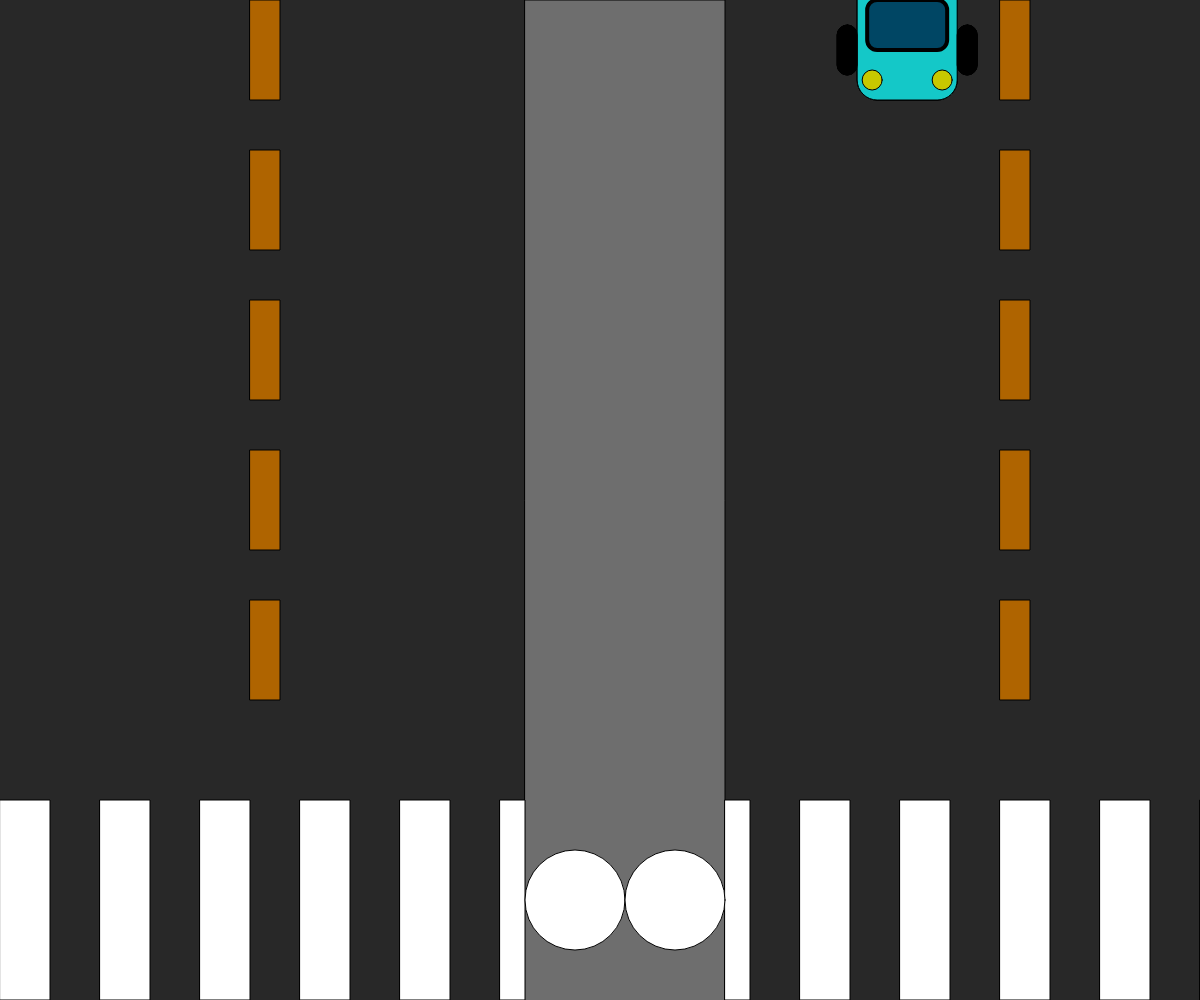
Frame 1 (no input)
Frame 60 (no input): identical to frame 1, image omitted
Frame 120 (the mouse pressed at the canvas centre since frame 60): identical to frame 1, image omitted

The p5.js sketch that drew this single still picture (run headless with seeded random() and noise() and a simulated clock; from frame 60 on, the mouse is pressed at the canvas centre):

// p5.js sketch
// ── sketch.js
//MIRROR COLLISION:

//HOW TO PLAY:
//Player 1 uses the 'W' key to jump and dodge the oncoming squares
//Player 2 uses the 'I' key to dodge the tiles
// You must dodge the tiles, first person to hit one loses!


let x1
let x2
let speed1
let speed2

//Variables for player 1 + 2s movementof the circle. Compared to the tutorial, I wanted the circles to kove horizontally instead of 
//vertically so it fits the screen better for two players instead of a side scroller. Speed is the value we will use to determine how many pixels our objects will jump at a time

let y
let x3
let speed3

//Variables for the object the players will avoid. Since the object falls vertically we will be using a 'Y' value. The horizontal value will be to store the squares random position after each time it falls.

let gameOver = false
let winner = ""

function setup() {
  createCanvas(windowWidth, windowHeight);
  x1 = 575
  x2 = 675
  x3 = random(width)
  speed1 = 0
  speed2 = 0
  speed3 = 0
  y = -100
}

//sets variable values for player 1 + 2 and the object. The values are each of the players starting positions. The objects is random so every time it falls it will randomly generate elsewhwere at the same height level.

function draw() {
  
  if(gameOver){

  textAlign(CENTER)
  textSize(80)
  fill(0)

  text(winner, width/2, height/2)

  return
}
  
// IF statement for our game over screen. Our gameover variable is set to false currently so when it is called true it will print out the following text onto the screen to announce which player has won. 
  
  x1 = x1 + speed1
  x2 = x2 + speed2
  y = y + speed3
    
//Takes the positions and moves it by the amount of pixels set later in our if statements. 
  
  background(40);
  push()
  fill(110)
  line(625,0,625,1200)
  rect(525,0,200,1200)
  pop()
  
  push()
  fill(255)
  rect(0,800,50,200)
  rect(100,800,50,200)
  rect(200,800,50,200)
  rect(300,800,50,200)
  rect(400,800,50,200)
  rect(500,800,25,200)
    
  rect(725,800,25,200)
  rect(800,800,50,200)
  rect(900,800,50,200)
  rect(1000,800,50,200)
  rect(1100,800,50,200)
  rect(1200,800,50,200)
  pop()
    
  push()
  fill(175,100,0)
  rect(250,0,30,100)
  rect(250,150,30,100)
  rect(250,300,30,100)
  rect(250,450,30,100)
  rect(250,600,30,100)
  rect(250,1050,30,100)
  
  rect(1000,0,30,100)
  rect(1000,150,30,100)
  rect(1000,300,30,100)
  rect(1000,450,30,100)
  rect(1000,600,30,100)
  rect(1000,1050,30,100)
  
  pop()
  
  circle(x1,900,100)
  circle(x2,900,100)
  
  push()
  fill(0,0,0)
  car1(x3,y,100)
  pop()
   
  push()
  car2(x3,y,100)
  pop()
    
  push()
  car3(x3,y,100)
  pop()
//SETS DIMENSIONS OF OUR OBJECT, push and pop is used so only the square is coloured black. 
  
  push()
  if(x1 < 575){
    speed1 = speed1 + 1}
else{
    speed1 = 0 
    x1 = 575
  }
  pop()
  
  push()
  
  if(x2 > 675){
    speed2 = speed2 - 1}
  else{
    speed2 = 0
    x2 = 675
  }
  pop()
  
  if(y > height){
    y = -100
    x3 = random(width)
  }
    
//These if statements essentially bring our shapes back to their starting positions, once they reach a certain pixel threshhold they will move back to their original places. This is to stop them endlessly falling for the players. However for our squares, we do not set a direct reset position. More if the square reaches past the perimeter of the bottom of the screen, it randomly respawns along the top axis. 
    
  if(x1 + 50 > x3 && x1 - 50 < x3 + 100 && 900 + 50 > y && 900 - 50 < y + 100){
     gameOver = true
     winner = "PLAYER 2 WINS"
  }
    
  if(x2 + 50 > x3 && x2 - 50 < x3 + 100 && 900 + 50 > y && 900 - 50 < y + 100){
    gameOver = true
    winner = "PLAYER 1 WINS"
}
    
// If statements set the condition if our players speed co-ordinates clash in the path of the falling squares, the program will set the game over boolean statement to announce the winner.     
}

function keyPressed(){
  if(key == 'w'){
  if(x1 <= 575){
    speed1 = -35
  }
  }else if(key == 'i'){
    if(x2 <= 675){
    speed2 = 35
  }
}
  if(y <= 200)
    speed3 = 20
}
  
  //  Key function is used to set player controls and jumping distance. Can be altered to see the distances!

function car1(x3,y){
  fill(200,20,0)
  rect(x3,y,100,200,20)
  fill(0)
  rect(x3-20,y+15,20,50,10)
  rect(x3-20,y+125,20,50,10)
  rect(x3+100,y+15,20,50,10)
  rect(x3+100,y+125,20,50,10)
  fill(200,200,0)
  ellipse(x3+15,y+180,20)
  ellipse(x3+85,y+180,20)
  fill(0,70,100)
  stroke(0)
  strokeWeight(4)
  rect(x3+10,y+30,80,50,10)
  rect(x3+10,y+100,80,50,10)
}
  
  function car2(x3,y){
  fill(20,200,200)
  rect(x3,y,100,200,20)
  fill(0)
  rect(x3-20,y+15,20,50,10)
  rect(x3-20,y+125,20,50,10)
  rect(x3+100,y+15,20,50,10)
  rect(x3+100,y+125,20,50,10)
  fill(200,200,0)
  ellipse(x3+15,y+180,20)
  ellipse(x3+85,y+180,20)
  fill(0,70,100)
  stroke(0)
  strokeWeight(4)
  rect(x3+10,y+30,80,50,10)
  rect(x3+10,y+100,80,50,10)
}
  
  function car3(x3,y){
  fill(20,200,200)
  rect(x3,y,100,200,20)
  fill(0)
  rect(x3-20,y+15,20,50,10)
  rect(x3-20,y+125,20,50,10)
  rect(x3+100,y+15,20,50,10)
  rect(x3+100,y+125,20,50,10)
  fill(200,200,0)
  ellipse(x3+15,y+180,20)
  ellipse(x3+85,y+180,20)
  fill(0,70,100)
  stroke(0)
  strokeWeight(4)
  rect(x3+10,y+30,80,50,10)
  rect(x3+10,y+100,80,50,10)
}
  
  
